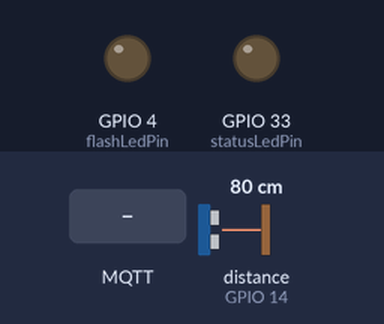
A sketch run on a simulated ESP32. On the bench: output pins drawn as LEDs (lit = HIGH). The test bench sets the inputs (shaded band); at power-on: distance to the obstacle (sensor on GPIO 14) 80 cm. The echo pulse lasts 58.3 µs per cm; WiFi joins after 1.5 s; servers stay silent unless stated; no MQTT or app messages arrive unless stated; what the sketch prints to the serial monitor is not drawn.

Above: at 5.2 s.
5.3 s: MQTT message "true" arrives on the first subscribed topic
At 6.5 s:
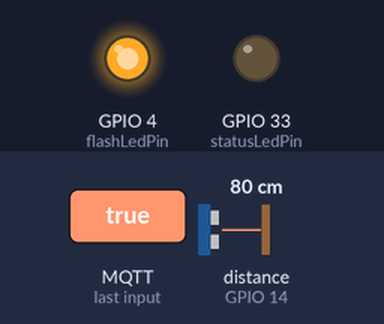
6.8 s: MQTT message "false" arrives on the first subscribed topic
At 7.7 s:
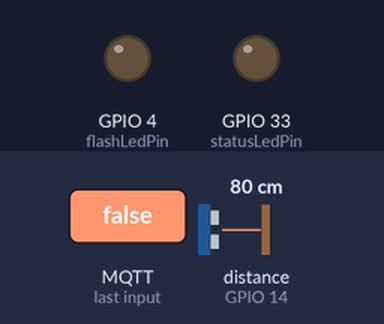
Timing chart, 0 to 9.8 s (numbered marks = the images above; inputs shaded):
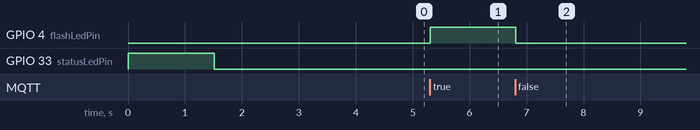

The sketch:

UltrasonicSensor-ESPCAM32-MQTT-Programa_IDE_ARDUINO.ino
```cpp
/* ********************************************************************
 *
 *      PROGRAMA PARA MANEJAR EL SENSOR ULTRASONICO "HC-SR04"
 *                CON LA TARJETA "ESP32-CAM"
 *
 * ********************************************************************
 *       Diplomado IoT                     octubre - 2021
 * ********************************************************************
 *
 * Descripción:
 * 1. Este programa es una mezcla de un ejemplo contenido
 *    en la biblioteca "Ultrasonic" de "Eric Simoes"
 *    y el programa "Conexión básica por MQTT del NodeMCU"
 *    realizado por Hugo Escalpelo (28-julio-2021), que se
 *    encuentra en el REPOSITORIO (GitHub) de Codigo IoT
 *
 * 2. Este programa envía datos  por Internet a través del
 *    protocolo MQTT.
 *    Para poder comprobar el funcionamiento de este programa,
 *    es necesario conectarse a un broker y usar NodeRed para
 *    visualzar que la información se está recibiendo correctamente.
 *    Este programa no requiere componentes adicionales.
 *
 *    Componente      PinESP32CAM       Estados lógicos
 *    ledStatus--------GPIO 33---------On=>LOW, Off=>HIGH
 *    ledFlash---------GPIO 4----------On=>HIGH, Off=>LOW
 *
 *    HC-SR04-VCC------VCC-FTDI
 *    HC-SR04-GND------GND-FTDI
 *
 *    ESPCAM32    ->  HC-SR04
 *    GPIO(15,14) ->  (Trig, Echo)
 *    GPIO15----------HC-SR04-Trig
 *    GPIO14----------HC-SR04-Echo
 *
 * ******************************************************************/

 /* -----------------------------------------------------------------
  *
  *  ESTRUCTURA DEL PROGRAMA:
  *
  *  100 - void setup()
  *        110 - void callback()                  <-- RECEPCION msgs
  *  200 - void loop()
  *        210 - void verificar_conexion_broker()
  *             215 - void reconnect()
  *        220 - void envio_mensajes_mqtt()       <-- ENVIO msgs
  *
  * ---------------------------------------------------------------*/

/**********************************
 *          BIBLIOTECAS
 * *******************************/
#include <WiFi.h>           // Control de WiFi
#include <PubSubClient.h>   // Conexion MQTT
#include <Ultrasonic.h>     // Sensor Ultrasonic

/**********************************
 *   DATOS para CONEXION A WiFi
 * *******************************/
const char* ssid = "INFINITUMBF13_2.4";  // Nombre de la RED
const char* password = "0007213411";     // Contraseña

/**********************************
 *    DATOS del BROKER MQTT
 * *******************************/

/*---------------------------------------------------*/
/*     PARA PROBAR EN RED LOCAL con BROKER local     */
/*          IP asignada ó IP publica                 */
/*            localhost -> 127.0.0.1                 */
/*       Equipo LOCAL corrindo "mosquitto"           */
/*---------------------------------------------------*/
//const char* mqtt_server = "127.0.0.1";
//IPAddress server(127,0,0,1);

/*---------------------------------------------------*/
/*           PARA PROBAR con BROKER remoto           */
/*     IP obtenida con: $ nslookup boker.hivemq.com  */
/*---------------------------------------------------*/
const char* mqtt_server = "3.122.36.163"; // IP del 6 oct 2021
IPAddress server(3,122,36,163);
//const char* mqtt_server = "127.0.0.1"; // IP del 6 oct 2021
//IPAddress server(127,0,0,1);

/**********************************
 *    Declaracion de VARIABLES
 * *******************************/
int flashLedPin = 4;      // Controlado por MQTT
int statusLedPin = 33;    // Estatus de conexión
long timeNow, timeLast;   // Variables de control de tiempo no bloqueante
int Distancia = 0;         // Distancia del sensor ultrasonico
int wait = 5000;          // Espera cada 5 segundos para envío de mensajes MQTT
int pinTrigger = 15;      // GPIO15 <- Trigger del UltrasonicSensor
int pinEcho = 14;         // GPIO14 <- Echo del UltrasonicSensor

/* ********************************************************************
 *                Declaracion de OBJETOS:
 *
 * espClient         <- Objeto para manejo de conexion WiFi
 * client(espClient) <- Objeto para manejo del BROKER
 * ultrasonic(args)  <- Objeto para manejo del sesnor Ultrasonic
 * *******************************************************************/
WiFiClient espClient;
PubSubClient client(espClient);
Ultrasonic ultrasonic(pinTrigger, pinEcho);

/* ********************************************************************
 *
 *                    100 - void setup()
 *
 * *******************************************************************/
void setup() {

  Serial.begin (115200);

  /* - 1 ----------------------------------------------------
   *               Inicializacion de LED's
   * ------------------------------------------------------*/
  pinMode (flashLedPin, OUTPUT);
  pinMode (statusLedPin, OUTPUT);
  digitalWrite (flashLedPin, LOW);
  digitalWrite (statusLedPin, HIGH);

  Serial.println();
  Serial.println();
  Serial.print("Conectar a ");
  Serial.println(ssid);

  /* - 2 ----------------------------------------------------
   *               Iniciar Conexion a WiFi
   * ------------------------------------------------------*/
  WiFi.begin(ssid, password);
  /* --- Espera a que se establezca la conexion a WiFi --- */
  while (WiFi.status() != WL_CONNECTED) {
    digitalWrite (statusLedPin, HIGH);
    /* --- dado que es de suma importancia esperar
        a la conexión, debe usarse espera bloqueante --- */
    delay(500);
    digitalWrite (statusLedPin, LOW);
    /* --- Indicador de progreso --- */
    Serial.print(".");
    delay (5);
  }

  /* - 3 ----------------------------------------------------
   *             Conexion a WiFi Establecida
   * ------------------------------------------------------*/
  Serial.println();
  Serial.println("WiFi conectado");
  Serial.println("Direccion IP: ");
  Serial.println(WiFi.localIP());
  /* --- Si se logro la conexión, encender statusLED --- */
  if (WiFi.status () > 0){
  digitalWrite (statusLedPin, LOW);
  }

  /* --- Formalidad antes de iniciar la comunicación con el BROKER --- */
  delay (1000);

  /* - 4 ----------------------------------------------------
   *               Iniciar Conexion al BROKER
   *
   *     OBJETO:         server
   *     IP del BROKER:  3,122,36,163
   *                     IP obtenida con:
   *                     $ nslookup boker.hivemq.com
   *     TIPO de OBJETO: IPAdress
   *     PUERTO:         1883 -> tcp MQTT protocol
   *
   *     COMANDO:        IPAddress server(3,122,36,163);
   * ------------------------------------------------------*/
   /* --- Conectarse a la IP del Broker en el puerto indicado --- */
  client.setServer(server, 1883);
  /* --- Activar función de CallBack, permite recibir mensajes
            MQTT y ejecutar funciones a partir de ellos       --- */
  client.setCallback(callback);
  /* --- Esta espera es preventiva, espera a la conexión
                para no perder información                    --- */
  delay(1500);  //

  /* - 5 ----------------------------------------------------
   *             Inicia el Control de Tiempo
   * ------------------------------------------------------*/
  timeLast = millis ();
}


/* ********************************************************************
 *
 *                      200 - void loop()
 *
 * *******************************************************************/
void loop() {

  /* -------------------------------------------------- *
   *     Verificar siempre que haya conexión al broker  *
   * ---------------------------------------------------*/
  verificar_conexion_broker();

  /* -------------------------------------------------- *
   *     Envío de mensajes por MQTT cada 5 segundos     *
   *           (wait = 5000 -> 5 segundos)              *
   * ---------------------------------------------------*/
  envio_mensajes_mqtt();
}


/* ********************************************************************
 *
 *               210 - void verificar_conexion_broker()
 *
 * *******************************************************************/
void verificar_conexion_broker() {
  if (!client.connected()) {
    /* En caso de que no haya conexión,   *
     * ejecutar la función de reconexión, *
     * definida despues del void setup () */
    reconnect();  //
  }

  /* --------------------------------------------------------
   *     Ejecutar de manera no bloqueante las funciones
   *     necesarias para la comunicación con el broker
   * ------------------------------------------------------*/
  client.loop();
}


/* ********************************************************************
 *
 *                  220 - void envio_mensajes_mqtt()
 *                          ENVIO DE MENSAJES MQTT
 *
 * *******************************************************************/
 void envio_mensajes_mqtt() {
  /* --------------------------------------------------------
   *     Envío de mensajes por MQTT cada 5 segundos
   *              (wait = 5000 -> 5 segundos)
   * ------------------------------------------------------*/
  timeNow = millis();
  if (timeNow - timeLast > wait) {
    /* --- Se cumplieron los 5 segundos y se actualiza
        la variable "timeLast" para seguimiento del tiempo --- */
    timeLast = timeNow;

    /* --- Lectura del SENSOR ULTRASONICO --- */
    Distancia = ultrasonic.read();

    /* --- Define un arreglo de caracteres para enviarlos
            por MQTT. Especifica la longitud del mensaje
                     en 8 caracteres                      --- */
    char dataString[8];
    /* --- Esta es una función nativa de leguaje AVR que
             convierte un arreglo de caracteres en una
                     variable String                      --- */
    dtostrf(Distancia, 1, 2, dataString);
    /* --- Se imprime en monitor solo para poder
             visualizar que el evento sucede              --- */
    Serial.print("Distancia: ");
    Serial.println(dataString);
    /* ---  Esta es la función que envía los datos por MQTT
                Especifica el tema y el valor             --- */
    client.publish("codigoiot/distancia/fernandoramirez", dataString);
  }
 }


/* ********************************************************************
 *
 *                      110 - void callback
 *                    RECEPCION DE MENSAJES MQTT
 *
 * *******************************************************************/
/* -------------------------------------------------------------------
 *   Esta función permite tomar acciones en caso de que se reciba un
 *  mensaje correspondiente a un tema al cual se hará una suscripción
 * ----------------------------------------------------------------- */
void callback(char* topic, byte* message, unsigned int length) {

  /* --- Indicar por serial que llegó un mensaje --- */
  Serial.print("Llegó un mensaje en el tema: ");
  Serial.print(topic);

  /* --- Concatenar los mensajes recibidos para
          conformarlos como una variable String.
          Se declara la variable en la cual se
          guardará el mensaje completo recibido  --- */
  String messageTemp;
  /* --- Se imprime y construye el mensaje recibido --- */
  for (int i = 0; i < length; i++) {  // Se imprime y concatena el mensaje
    Serial.print((char)message[i]);
    messageTemp += (char)message[i];
  }

  /* --- Se comprueba que el mensaje se haya concatenado correctamente --- */
  Serial.println();
  Serial.print ("Mensaje RECIBIDO concatenado en una sola variable: ");
  Serial.println (messageTemp);

  /* --------------------------------------------------------
   *      En esta parte puedes agregar las funciones que
   *   requieras para actuar segun lo necesites al recibir
   *                 un mensaje MQTT
   * ------------------------------------------------------*/

  /* --------------------------------------------------------
   *  Ejemplo:
   *    En caso de recibir el mensaje true - false,
   *    se cambiará el estado del LED soldado en la placa.
   *    int statusLedPin = 33 <- Controlado por MQTT
   *
   *    El ESP323CAM está suscrito al tema:
   *          "codigoiot/respuesta/fernandoramirez"
   * ------------------------------------------------------*/
  /* --- En caso de recibirse mensaje en el tema:
              "codigoiot/respuesta/fernandoramirez"
                 ENCENDER el LED "flashLedPin"         --- */
  if (String(topic) == "codigoiot/respuesta/fernandoramirez") {
    if(messageTemp == "true"){
      Serial.println("Led encendido");
      digitalWrite(flashLedPin, HIGH);
    }
  /* --- En caso de NO recibirse mensaje en el tema:
              "codigoiot/respuesta/fernandoramirez"
                 APAGAR el LED "flashLedPin"          --- */
    else if(messageTemp == "false"){
      Serial.println("Led apagado");
      digitalWrite(flashLedPin, LOW);
    }
  }
}


/* ********************************************************************
 *
 *                      215 - void reconnect()
 *
 * *******************************************************************/
void reconnect() {

  /* -----------------------------------------------------------------
   *    Bloque de ESPERA hasta lograr la CONEXION con el BROKER
   * -----------------------------------------------------------------*/
  /* --- Espera hasta lograr conexión --- */
  while (!client.connected()) {
    /* --- Mientras no exista CONEXION con el BROKER --- */
    Serial.print("Tratando de conectarse con el BROKER...");

    /* --- Pregunta por el resultado del intento de conexión --- */
    if (client.connect("ESP32CAMClient")) {
      /* --- Se ESTABLECIO la conexion con el BROKER --- */
      Serial.println("Conectando con el BROKER...");
      /* --- El ESP32CAM se SUSCRIBE al tema: "codigoiot/respuesta/fernandoramirez" --- */
      client.subscribe("codigoiot/respuesta/fernandoramirez");
    }

    /* --- NO se logró establecer la conexion con el BROKER --- */
    else {
      Serial.print("Conexion fallida con el BROKER, Error rc=");
      /* --- Se muestra el código de error --- */
      Serial.print(client.state());
      Serial.println(" Volviendo a intentar en 5 segundos");
      /* --- Espera de 5 segundos bloqueante --- */
      delay(5000);
      /* --- Muestra el estatus de conexion --- */
      Serial.println (client.connected ());
    }

  }

}
```

Measured:
- after the input at 5.3 s, GPIO 4 (flashLedPin): LOW → HIGH at once
- after the input at 6.8 s, GPIO 4 (flashLedPin): HIGH → LOW at once
